Frame 1 (no input): blank canvas, image omitted
Frame 60 (the mouse pressed at the canvas centre just before this capture): blank canvas, image omitted
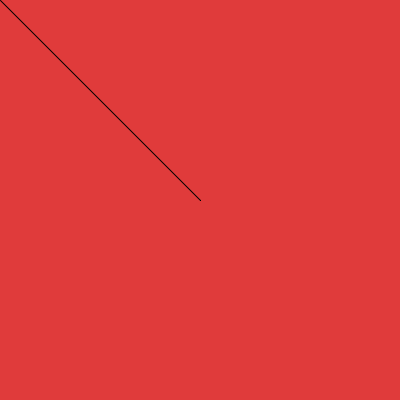
Frame 120 (the mouse held since frame 60 and released just before this capture)

The Processing sketch whose frames 1 and 60 were blank and that drew this single picture after the mouse press (run headless with seeded random() and noise(); from frame 60 on, the mouse is pressed at the canvas centre):

// Processing sketch: week17_pointer_mousePressed_keyPressed_stroke
// ── week17_pointer_mousePressed_keyPressed_stroke.pde
void setup(){
    size(400,400);
    background(#E03B3B);
}
void draw(){
  if(mousePressed){
    line(mouseX,mouseY,pmouseX,pmouseY);
  }
}
void keyPressed(){
  if(key=='1') stroke(255,0,0);
  if(key=='2') stroke(0,255,0);
}
